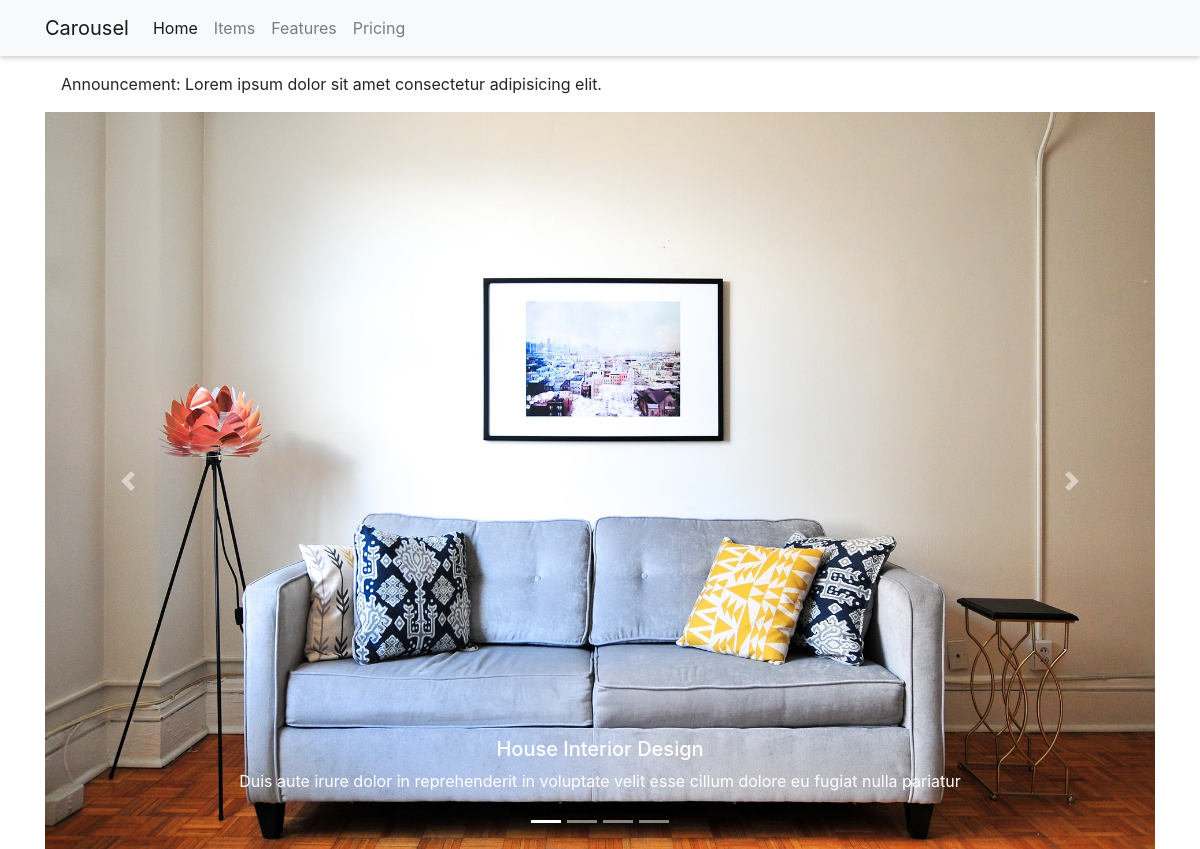
The page / on the database its author committed.
### tables this page shows
CREATE TABLE `items` (
  `id` int(11) NOT NULL,
  `title` varchar(64) NOT NULL,
  `caption` varchar(256) NOT NULL,
  `img_path` varchar(128) NOT NULL,
  `active` tinyint(1) NOT NULL,
  `visible` tinyint(1) NOT NULL
);

### db.php (called while the page is built, shortened)
<?php
class db {
  protected $connection;
  public function __construct($dbhost='localhost', $dbuser='root', $dbpass='', $dbname) {
    try {
      $this -> connection = new PDO("mysql:host=$dbhost; dbname=$dbname", $dbuser, $dbpass);
      $this -> connection -> setAttribute(PDO::ATTR_ERRMODE, PDO::ERRMODE_EXCEPTION);
    } catch(PDOException $e) {
      die("ERROR: Could not connect. " . $e->getMessage());
    }
  }
  public function query($sql) {
    $this -> query_result = $this -> connection -> query($sql);
    return $this -> query_result;
  }
}

### index.php (the view, shortened to what this page needs)
<?php
$db = new db('localhost','keroles', 'password', 'carousel');
$sql = 'select * from items where visible <> 0 order by active desc';
$items = $db -> query($sql);
$images = $db -> query($sql);
$count = 0;
?>
<!doctype html>
<html lang="en">
<head>
  <link rel="stylesheet" href="css/bootstrap.min.css">
</head>
<body>
  <nav class="navbar navbar-expand-lg navbar-light bg-light">
    <div class="container">
      <a class="navbar-brand" href="#">Carousel</a>
      <div class="collapse navbar-collapse" id="navbarNav">
        <ul class="navbar-nav">
          <li class="nav-item active">
            <a class="nav-link" href="#">Home <span class="sr-only">(current)</span></a>
          </li>
          <li class="nav-item">
            <a class="nav-link" href="#">Items</a>
          </li>
          <li class="nav-item">
            <a class="nav-link" href="#">Features</a>
          </li>
          <li class="nav-item">
            <a class="nav-link" href="#">Pricing</a>
          </li>
        </ul>
      </div>
    </div>
  </nav>
  <div class="container">
    <div class="announcement">Announcement: Lorem ipsum dolor sit amet consectetur adipisicing elit.</div>
  </div>
  <div class="container">
    <div id="carouselExampleCaptions" class="carousel slide" data-ride="carousel">
      <ol class="carousel-indicators">
        <?php foreach($items as $item): ?>
        <li data-target="#carouselExampleCaptions" data-slide-to="<?php echo$count ?>" <?php if ($item['active']) { ?> class="active" <?php } ?> ></li>
        <?php $count++; endforeach; ?>
      </ol>
      <div class="carousel-inner">
        <?php foreach($images as $image): ?>
        <div class="carousel-item <?php if ($image['active']) { echo 'active'; } ?>">
          <img src="<?= $image['img_path'] ?>" class="d-block w-100" alt="...">
          <div class="carousel-caption d-none d-md-block">
            <h5><?= $image['title'] ?></h5>
            <p><?= $image['caption'] ?></p>
          </div>
        </div>
        <?php endforeach; ?>
      </div>
      <a class="carousel-control-prev" href="#carouselExampleCaptions" role="button" data-slide="prev">
        <span class="carousel-control-prev-icon" aria-hidden="true"></span>
      </a>
      <a class="carousel-control-next" href="#carouselExampleCaptions" role="button" data-slide="next">
        <span class="carousel-control-next-icon" aria-hidden="true"></span>
      </a>
    </div>
  </div>
</body>
</html>

### index.php (style rules this page uses)
.announcement { padding: 1em; }
.navbar { box-shadow: 0 2px 5px rgba(0,0,0,0.2); }

### rows shown on the page
items: active 1 (drawn), img_path (picture), title "House Interior Design", caption "Duis aute irure dolor in reprehenderit in voluptate velit esse cillum dolore eu fugiat nulla pariatur"
items: active 0 (drawn)
items: active 0 (drawn)
items: active 0 (drawn)
